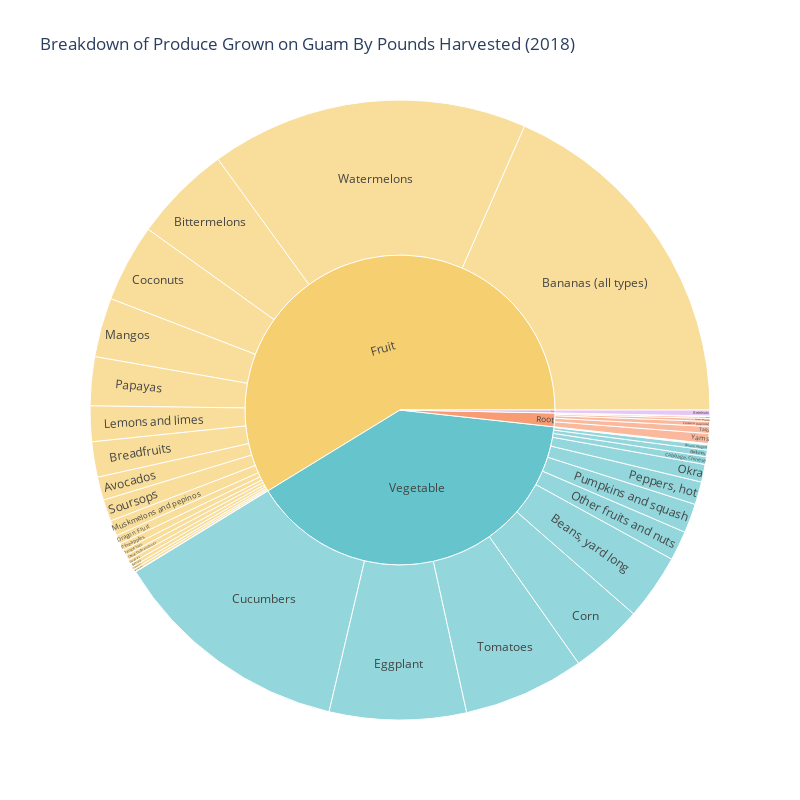

Here is the notebook cell this chart was saved with:
### Markdown cell above
## Summary

There are 46 crops across 4 categories. A total of 2.4 million pounds of produce was harvested across a combination of 372 acres of ground crops and 83,329 bearing trees.

### Code cell
import plotly.express as px
import pandas as pd

swatch = px.colors.qualitative.Pastel

type_color_map = {'Vegetable': swatch[0],
                     'Fruit': swatch[1],
                     'Root': swatch[2],
                     'Nut': swatch[3]}

fig = px.sunburst(df[df['Pounds Harvested'].notna()],
                  path=['Type', 'Crop'],
                  values='Pounds Harvested',
                  title="Breakdown of Produce Grown on Guam By Pounds Harvested (2018)",
                  width=800, 
                  height=800,
                  color='Type',
                  color_discrete_map=type_color_map)
fig.show()

### Figure 1 — Plotly figure (JSON) as saved in the notebook; plotly's stock layout.template omitted (floating-point values rounded to 4 significant figures)
{"data": [{"branchvalues": "total", "customdata": [["Root"], ["Vegetable"], ["Fruit"], ["Vegetable"], ["Vegetable"], ["Fruit"], ["Vegetable"], ["Fruit"], ["Fruit"], ["Fruit"], ["Fruit"], ["Vegetable"], ["Fruit"], ["Fruit"], ["Root"], ["Fruit"], ["Fruit"], ["Root"], ["Vegetable"], ["Vegetable"], ["Fruit"], ["Fruit"], ["Vegetable"], ["Fruit"], ["Fruit"], ["Vegetable"], ["Vegetable"], ["Vegetable"], ["Fruit"], ["Nut"], ["Fruit"], ["Fruit"], ["Vegetable"], ["Root"], ["Vegetable"], ["Vegetable"], ["Fruit"], ["Root"], ["Root"], ["Fruit"], ["Vegetable"], ["Fruit"], ["Fruit"], ["Fruit"], ["Nut"], ["Root"], ["Vegetable"]], "domain": {"x": [0, 1], "y": [0, 1]}, "hovertemplate": "labels=%{label}<br>Pounds Harvested=%{value}<br>parent=%{parent}<br>id=%{id}<br>Type=%{customdata[0]}<extra></extra>", "ids": ["Root/Yams", "Vegetable/Onions, green", "Fruit/Oranges", "Vegetable/Eggplant", "Vegetable/Other fruits and nuts", "Fruit/Papayas", "Vegetable/Peppers, hot", "Fruit/Coconuts", "Fruit/Pineapples", "Fruit/Muskmelons and pepinos", "Fruit/Cantaloups", "Vegetable/Radishes", "Fruit/Soursops", "Fruit/Starfruits", "Root/Sweet potatoes", "Fruit/Sweetsops", "Fruit/Tangerines", "Root/Taro", "Vegetable/Tomatoes", "Vegetable/Pumpkins and squash", "Fruit/Watermelons", "Fruit/Other fruits and nuts", "Vegetable/Alfalfa and/or bean sprouts", "Fruit/Avocados", "Fruit/Bananas (all types)", "Vegetable/Beans, all others", "Vegetable/Beans, winged", "Vegetable/Beans, yard long", "Fruit/Guavas", "Nut/Betelnuts", "Fruit/Bittermelons", "Fruit/Breadfruits", "Vegetable/Cabbage, Chinese", "Root/Cassava (tapioca)", "Vegetable/Corn", "Vegetable/Cucumbers", "Fruit/Dragon Fruit", "Root/Gado", "Root/Ginger", "Fruit/Grapefruit", "Vegetable/Okra", "Fruit/Mangos", "Fruit/Lemons and limes", "Fruit", "Nut", "Root", "Vegetable"], "labels": ["Yams", "Onions, green", "Oranges", "Eggplant", "Other fruits and nuts", "Papayas", "Peppers, hot", "Coconuts", "Pineapples", "Muskmelons and pepinos", "Cantaloups", "Radishes", "Soursops", "Starfruits", "Sweet potatoes", "Sweetsops", "Tangerines", "Taro", "Tomatoes", "Pumpkins and squash", "Watermelons", "Other fruits and nuts", "Alfalfa and/or bean sprouts", "Avocados", "Bananas (all types)", "Beans, all others", "Beans, winged", "Beans, yard long", "Guavas", "Betelnuts", "Bittermelons", "Breadfruits", "Cabbage, Chinese", "Cassava (tapioca)", "Corn", "Cucumbers", "Dragon Fruit", "Gado", "Ginger", "Grapefruit", "Okra", "Mangos", "Lemons and limes", "Fruit", "Nut", "Root", "Vegetable"], "marker": {"colors": ["rgb(248, 156, 116)", "rgb(102, 197, 204)", "rgb(246, 207, 113)", "rgb(102, 197, 204)", "rgb(102, 197, 204)", "rgb(246, 207, 113)", "rgb(102, 197, 204)", "rgb(246, 207, 113)", "rgb(246, 207, 113)", "rgb(246, 207, 113)", "rgb(246, 207, 113)", "rgb(102, 197, 204)", "rgb(246, 207, 113)", "rgb(246, 207, 113)", "rgb(248, 156, 116)", "rgb(246, 207, 113)", "rgb(246, 207, 113)", "rgb(248, 156, 116)", "rgb(102, 197, 204)", "rgb(102, 197, 204)", "rgb(246, 207, 113)", "rgb(246, 207, 113)", "rgb(102, 197, 204)", "rgb(246, 207, 113)", "rgb(246, 207, 113)", "rgb(102, 197, 204)", "rgb(102, 197, 204)", "rgb(102, 197, 204)", "rgb(246, 207, 113)", "rgb(220, 176, 242)", "rgb(246, 207, 113)", "rgb(246, 207, 113)", "rgb(102, 197, 204)", "rgb(248, 156, 116)", "rgb(102, 197, 204)", "rgb(102, 197, 204)", "rgb(246, 207, 113)", "rgb(248, 156, 116)", "rgb(248, 156, 116)", "rgb(246, 207, 113)", "rgb(102, 197, 204)", "rgb(246, 207, 113)", "rgb(246, 207, 113)", "rgb(246, 207, 113)", "rgb(220, 176, 242)", "rgb(248, 156, 116)", "rgb(102, 197, 204)"]}, "name": "", "parents": ["Root", "Vegetable", "Fruit", "Vegetable", "Vegetable", "Fruit", "Vegetable", "Fruit", "Fruit", "Fruit", "Fruit", "Vegetable", "Fruit", "Fruit", "Root", "Fruit", "Fruit", "Root", "Vegetable", "Vegetable", "Fruit", "Fruit", "Vegetable", "Fruit", "Fruit", "Vegetable", "Vegetable", "Vegetable", "Fruit", "Nut", "Fruit", "Fruit", "Vegetable", "Root", "Vegetable", "Vegetable", "Fruit", "Root", "Root", "Fruit", "Vegetable", "Fruit", "Fruit", "", "", "", ""], "type": "sunburst", "values": [12474, 801, 588, 171583, 37070, 61269, 28661, 97625, 9068, 19460, 0, 8237, 27250, 4605, 3665, 3185, 6766, 8737, 152182, 36656, 398811, 6664, 110, 29194, 443379, 762, 6453, 82563, 5434, 7404, 122770, 44365, 9730, 6250, 91530, 302647, 11054, 2350, 729, 3429, 22176, 74343, 44563, 1413822, 7404, 34205, 951161]}], "layout": {"height": 800, "legend": {"tracegroupgap": 0}, "title": {"text": "Breakdown of Produce Grown on Guam By Pounds Harvested (2018)"}, "width": 800}}
